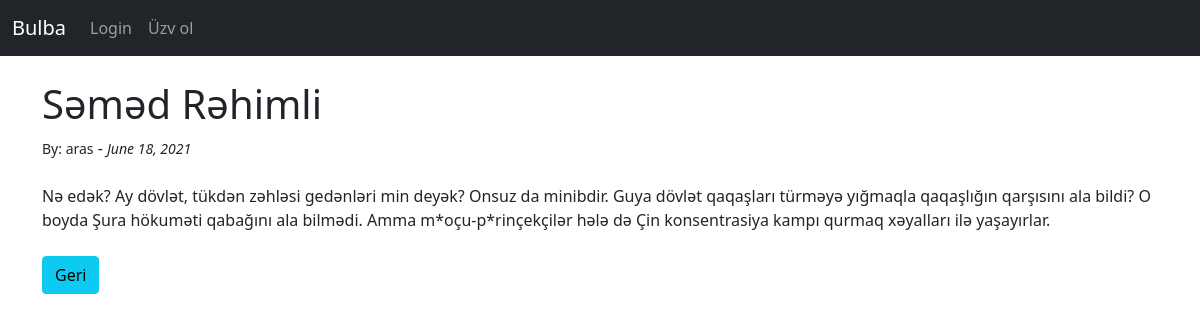
Page /article/6 on the committed database.
### bulbablog/models.py (models this page shows, shortened)
class Post(models.Model):
   title = models.CharField(max_length=255)
   title_tag = models.CharField(max_length=255, default="Bulba Blog")
   author = models.ForeignKey(User, on_delete=models.CASCADE)
   body = models.TextField()
   post_date = models.DateField(auto_now_add=True)
   category = models.CharField(max_length=255, default='uncategorized')

### bulbablog/views.py (the view)
# urls.py: path('article/<int:pk>', PostView.as_view(), name='article-detail'),
class PostView(DetailView):
  model = Post
  template_name = 'article_details.html'

### bulbablog/templates/article_details.html (shortened to what this page needs)
{% extends 'base.html' %}
{% block content %}
<h1>{{ post.title }}</h1>
<small>By: {{ post.author }}</small> - <small> <i> {{ post.post_date }} </i></small>
{{ post.body|safe }}
<br/><br/>
<a href="{% url 'home' %}" class="btn btn-info">Geri</a>
{% endblock %}

### rows in the picture
Post: title "Səməd Rəhimli", author "aras", post_date "June 18, 2021", body "Nə edək? Ay dövlət, tükdən zəhləsi gedənləri min deyək? Onsuz da minibdir. Guya dövlət qaqaşları türməyə yığmaqla qaqaşlığın qarşısını ala bildi? O boyda Şura hökuməti qabağını ala bilmədi. Amma m*oçu-p*rinçekçilər hələ də Çin konsentrasiya kampı qurmaq xəyalları ilə yaşayırlar."
